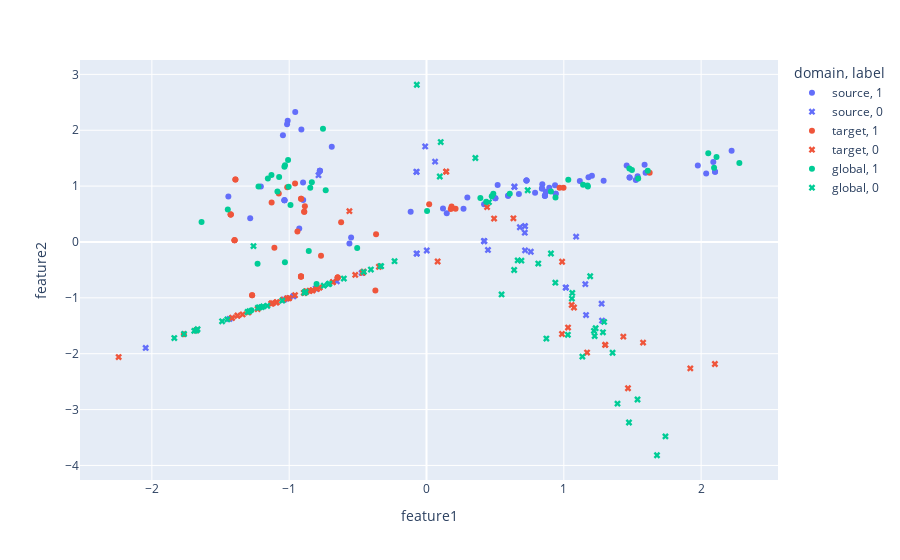

This figure's notebook cell:
### Markdown cell above
Create several datasets with the builder and visualize

### Code cell
from datagen.covshift.selector import  FeatureSelector
from datagen.covshift.builder import  CovShiftBuilder
from datagen.visualize import visualize_shift2d_px, visualize_shift3d_px
from evaluate.evaluate import analyze_data

# configure dataset generation
init_classification = dict(n_samples=500, n_features=2, n_informative=2, n_repeated=0, n_redundant=0)
selector = FeatureSelector(n_global=100, n_source=100, n_target=100, source_scale=1, target_scale=1, bias_dist=2)
builder = CovShiftBuilder(init_classification, selector)

runs = 1
for _ in range(runs):
    data = builder.generate()
    visualize_shift2d_px(*data)
    metrics = analyze_data(data)
    for key in metrics:
        print(f"{key}: {metrics[key]}")
